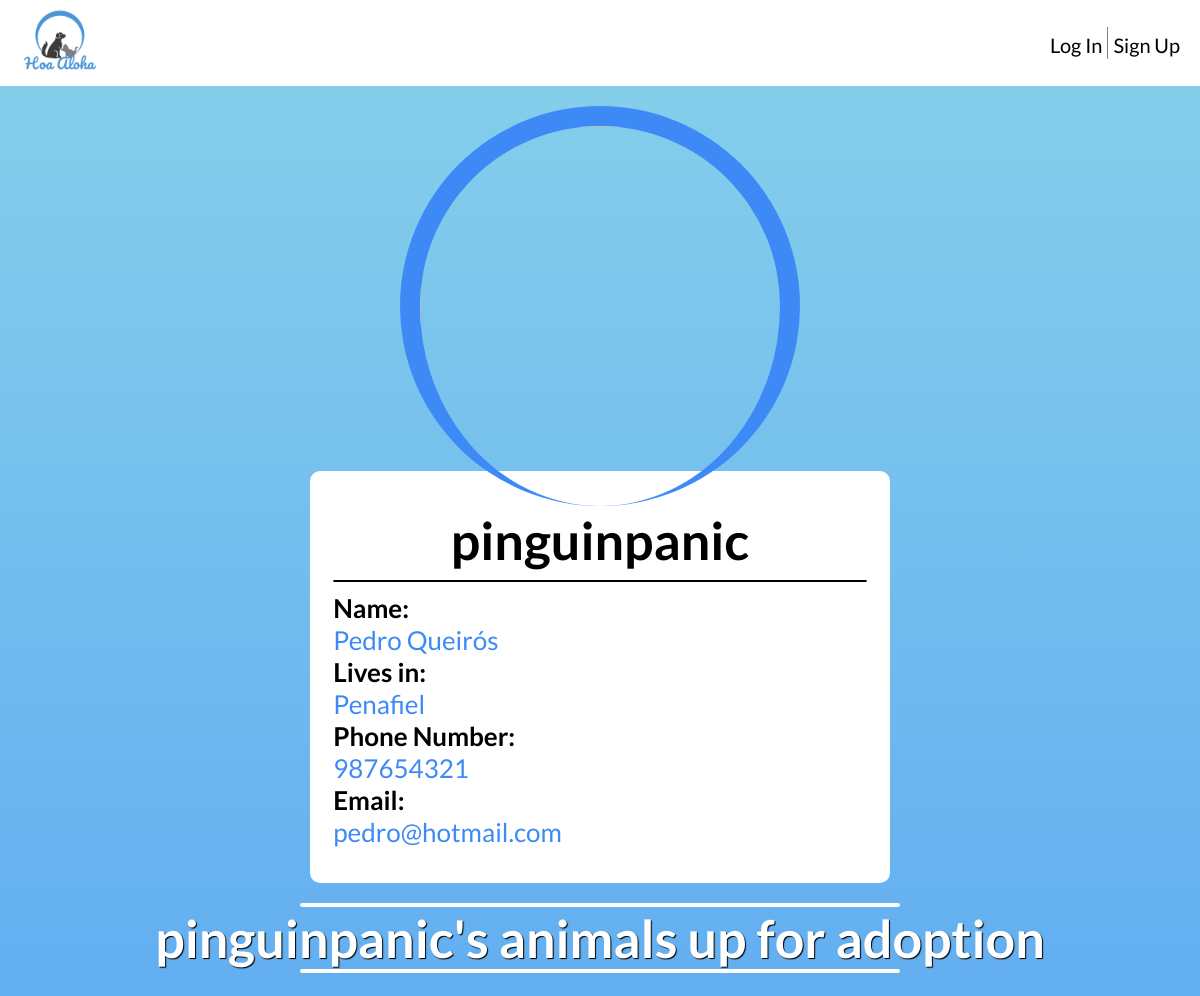
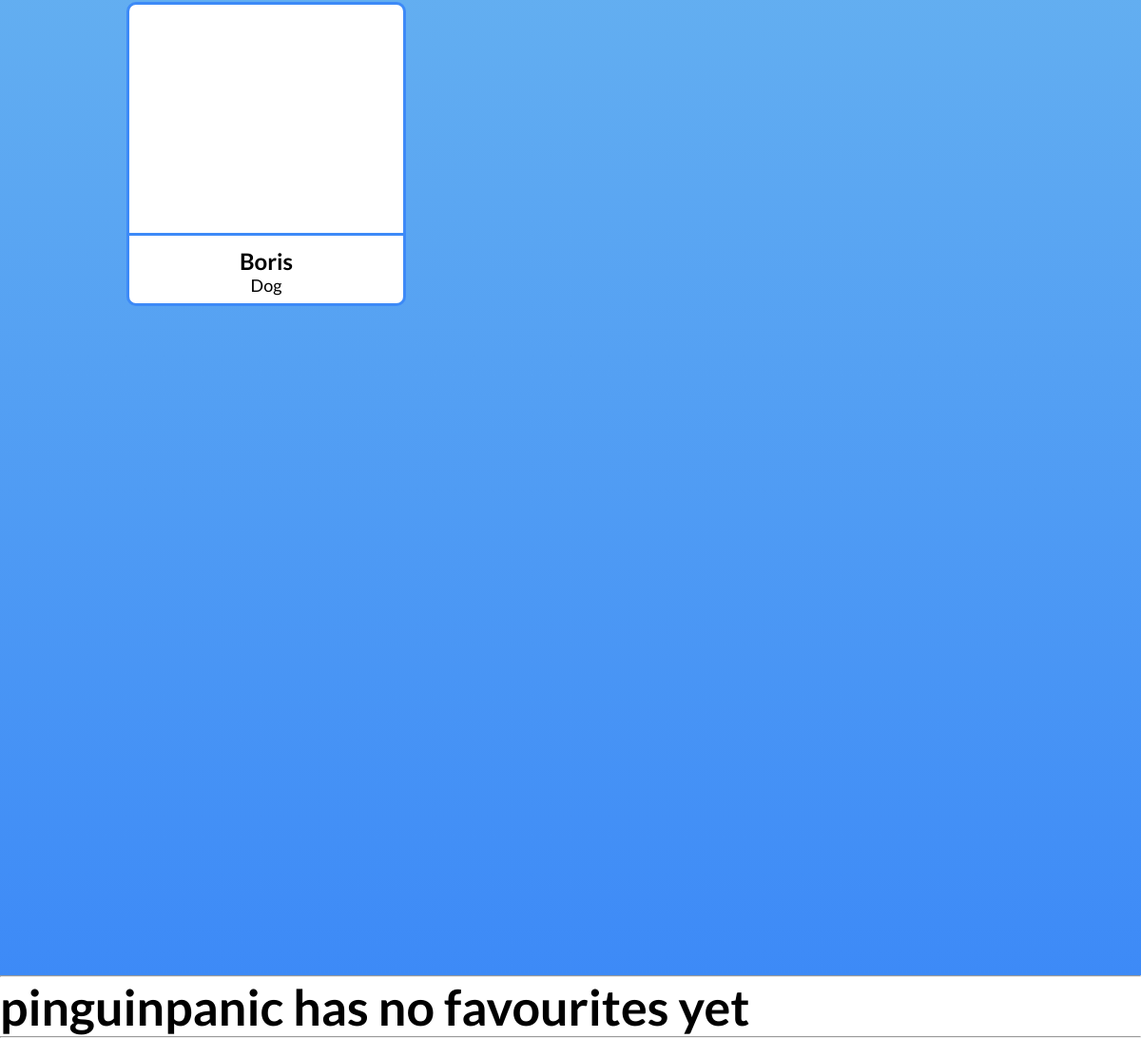
The app's page /pages/profile.php?username=pinguinpanic with its own data (2 pictures, top to bottom).
### tables this page shows
CREATE TABLE UserPhotos(
	idUser         INTEGER REFERENCES UserEntities(id),
	idPhoto        INTEGER REFERENCES Photos(id)
);

CREATE TABLE UserEntities (id INTEGER PRIMARY KEY AUTOINCREMENT, name VARCHAR (255) NOT NULL, username VARCHAR (255) UNIQUE, password VARCHAR (255) NOT NULL, location VARCHAR (255) NOT NULL, phoneNumber INT NOT NULL, email VARCHAR (255) NOT NULL);

CREATE TABLE Topics(
	id 				INTEGER PRIMARY KEY,
    idUserEntity    INTEGER NOT NULL REFERENCES UserEntities(id) ON UPDATE CASCADE,
    idPet           INTEGER NOT NULL UNIQUE REFERENCES Pets(id) ON UPDATE CASCADE,
	description     VARCHAR(255) NOT NULL,
	data            DATATIME NOT NULL
);

CREATE TABLE Pets(
	id          INTEGER PRIMARY KEY AUTOINCREMENT,
	name        VARCHAR(255) NOT NULL,
	species   	VARCHAR(255) NOT NULL,
	breed       VARCHAR(255) NOT NULL,
	weight      FLOAT,
	color 	    VARCHAR(255) NOT NULL,
	dimension   VARCHAR(255) NOT NULL,
	gender		VARCHAR(255) NOT NULL,
	age			INTEGER NOT NULL
);

### database/db_user.php (called while the page is built, shortened)
<?php
  function getUser($username){
    $db = Database::instance()->db();
    $stmt = $db->prepare('SELECT * FROM UserEntities INNER JOIN UserPhotos ON UserEntities.id = UserPhotos.idUser WHERE username = ?');
    $stmt->execute(array($username));
    return $stmt->fetch();
  }
?>

### database/db_animal.php (called while the page is built, shortened)
<?php
  function getAnimal($id) {
    $db = Database::instance()->db();
    $stmt = $db->prepare('SELECT * FROM Pets INNER JOIN PetPhotos ON Pets.id = PetPhotos.idPet WHERE id = ?');
    $stmt->execute(array($id));
    return $stmt->fetch();
  }
?>

### database/db_topic.php (called while the page is built, shortened)
<?php
  function getTopicsPostedByUser($idUser){
    $db = Database::instance()->db();
    $stmt = $db->prepare('SELECT DISTINCT * FROM Topics WHERE Topics.idUserEntity = ?');
    $stmt->execute(array($idUser));
    return $stmt->fetchAll();
  }
?>

### templates/tpl_profile.php (the view, shortened to what this page needs)
<?php function draw_profile($user){
?>
<div class="profile-page-complete">
    <div class="profile-container">
        <div class="user-photo">
            <img src="../database/db_link_image.php?id=<?php echo $user['idPhoto'];?>" width="200" height="200">
        </div>
        <div class="user-card">
            <div class="user-username"> <h1><?= $user['username'] ?></h1> </div>
            <hr>
            <div class= "user-information">
                <div class="user-name"> <h4>Name:</h4> <?=$user['name'] ?> </div>
                <div class="user-location"> <h4>Lives in:</h4> <?=$user['location'] ?> </div>
                <div class="user-contacts">
                    <div class="user-phone"> <h4>Phone Number:</h4> <?=$user['phoneNumber'] ?></div>
                    <div class="user-email"> <h4>Email:</h4> <?=$user['email'] ?> </div>
                </div>
            </div>
        </div>
    </div>
<?php } ?>
<?php function start_profile_animals_div($username, $is_own_profile, $n_topics){
?>
    <?php
        $string = $is_own_profile ?
            ($n_topics > 0 ? 'Your animals up for adoption' : 'You have no animals up for adoption yet. <a href=../pages/add_animal.php>Lets change that!</a>') :
            ($n_topics > 0 ? $username . chr(39) . 's animals up for adoption' : $username . ' has no animals up for adoption yet');
    ?>
    <div class="profile-animals-title-container">
        <div class="profile-animals-title-divider"><hr></div>
            <h1><?= $string ?></h1>
        <div class="profile-animals-title-divider"><hr></div>
    </div>
    <div class="profile-animals-ext-container">
        <div class="profile-animals-container">
<?php } ?>
<?php function end_profile_animals_div(){
?>
        </div>
    </div>
</div>
<?php } ?>
<?php function start_profile_favourites_div($username, $is_own_profile, $n_favourites){
?>
    <?php
        $string = $is_own_profile ?
            ($n_favourites > 0 ? 'Your favourites' : 'You have no favourites yet') :
            ($n_favourites > 0 ? $username . chr(39) . 's favourites' : $username . ' has no favourites yet');
    ?>
    <div class="profile-favourites-title-container">
        <div class="profile-favourites-title-divider"><hr></div>
            <h1><?= $string ?></h1>
    </div>
<?php } ?>

### pages/profile.php (shortened to what this page needs)
<?php
  include_once('../templates/tpl_common.php');
  include_once('../templates/tpl_profile.php');
  include_once('../templates/tpl_topic.php');
  include_once("../database/db_user.php");
  include_once("../database/db_animal.php");
  include_once("../database/db_topic.php");
  $username = $_GET['username'];
  $profile = getUser($username);
  $topics = getTopicsPostedByUser($profile['id']);
  $usersFavourites = getUsersFavourites($profile['id']);
  draw_profile($profile);
  start_profile_animals_div($username, (@$_SESSION['username'] == $username), count($topics));
  foreach($topics as &$topic) {
    if ($topic != null) {
      $animal = getAnimal($topic['idPet']);
      if ($animal != null) draw_topic_in_profile($topic['id'], $animal);
    }
  }
  end_profile_animals_div();
  start_profile_favourites_div($username, (@$_SESSION['username'] == $username), count($usersFavourites));
  ?>

### templates/tpl_topic.php (shortened to what this page needs)
<?php function draw_topic_in_profile($id, $animal){
?>
    <li>
      <div class="profile-animal-container" >
        <a href="../pages/topic.php?id=<?=$id?>">
          <div class="animal-photo" style="background-image: url(../database/db_link_image.php?id=<?php echo $animal['idPhoto'];?>);">
          </div>
          <div class="animal-text">
            <div class="animal-name"><?=$animal['name']?></div>
            <div class="animal-species"><?=$animal['species']?></div>
          </div>
        </a>
      </div>
    </li>
<?php } ?>

### css/style.css (style rules this page uses)
* { box-sizing: border-box; margin: 0; padding: 0; list-style: none; text-decoration: none; font-family: Lato; }
:root { font-size: 26px; --login-blue: rgb(61, 138, 247); --login-blue-a: rgba(61, 138, 247, 0.8); --login-blue-soft: rgb(90, 159, 255); --info-field-text: #384dc3; }
body { color: black; background-color: white; margin: 0 auto; padding: 0; }
.profile-page-complete { background-image: linear-gradient(to top, var(--login-blue), #84ceeb); }
.profile-container { padding: 20px; display: block; min-height: 80vh; position: relative; width: 100%; }
.user-photo img, .animal-photo img { display: block; margin-left: auto; margin-right: auto; position: relative; border-radius: 100%; border-top-style: solid; border-right-style: solid; border-left-style: solid; border-width: 20px; border-color: var(--login-blue); width: 400px; height: 400px; }
.user-card { color: var(--login-blue); margin-top: -3%; margin-left: 25%; margin-right: 25%; padding: 1% 2% 3% 2%; box-sizing: border-box; border-radius: 10px; background-color: white; border-radius: 10px; }
.user-card .user-username { position: relative; color: black; font-weight: bold; padding: 5% 0 3px 0; text-align: center; border-width: 10px; }
.user-card h4, .animal-stat h4 { color: black; }
.profile-container .user-card hr { margin-bottom: 2%; margin-top: 1%; border-radius: 10px; border-style: solid; border-width: 1px; border-color: black; }
.profile-animals-title-container { color: white; text-shadow: 1px 1px 1px #000000; text-align: center; width: 100%; margin-bottom: 1%; justify-content: center; }
.profile-animals-title-divider { width: 100%; display: flex; justify-content: center; }
.profile-animals-title-divider hr { border-style: solid; border-width: 2px; border-color:white; border-radius: 10px; width: 50%; }
.profile-animals-ext-container { width: 100%; display: flex; justify-content: center; }
.profile-animals-container { width: 80%; display: grid; grid-template-columns: 1fr 1fr 1fr; grid-template-rows: 1fr 1fr 1fr; }
.profile-animal-container { background-color: white; margin: 4%; border-radius: 10px; border-style: solid; border-width: 3px; border-color: var(--login-blue); min-height: 40vh; -webkit-transition: 0.3s ease-in-out, -webkit-transform 0.3s ease-in-out; -moz-transition: 0.3s ease-in-out, -moz-transform 0.3s ease-in-out; transition: all 0.3s ease-in-out, transform 0.3s ease-in-out, ; }
.profile-animal-container .animal-photo { height: 30vh; background-repeat: no-repeat; background-size: cover; border-top-left-radius: 5px; border-top-right-radius: 5px; }
.profile-animal-container .animal-text { padding-top: 4%; border-top-style: solid; border-width: 3px; border-color: var(--login-blue); text-align: center; }
.profile-animal-container .animal-text .animal-name { color: black; font-weight: bold; font-size: x-large; -webkit-transition: 0.3s ease-in-out, -webkit-transform 0.3s ease-in-out; -moz-transition: 0.3s ease-in-out, -moz-transform 0.3s ease-in-out; transition: all 0.3s ease-in-out, transform 0.3s ease-in-out, ; }
.profile-animal-container .animal-text .animal-species { color: black; font-size: large; -webkit-transition: 0.3s ease-in-out, -webkit-transform 0.3s ease-in-out; -moz-transition: 0.3s ease-in-out, -moz-transform 0.3s ease-in-out; transition: all 0.3s ease-in-out, transform 0.3s ease-in-out, ; }

### records on screen
userphotos: idUser.username "pinguinpanic", idUser.name "Pedro Queirós", idUser.location "Penafiel", idUser.phoneNumber "987654321", idUser.email "pedro@hotmail.com"
topics: idPet.name "Boris", idPet.species "Dog"

### other values on screen
$username "pinguinpanic"
chr(39) "'"
$string "pinguinpanic has no favourites yet"
